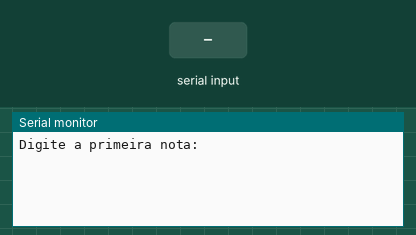
A sketch run on a simulated Arduino Uno, built with avr-gcc and run on an emulated ATmega328P. On the bench: the last lines printed to the serial monitor. The inputs (shaded band) are chosen by the test bench.

Above: at 1.2 s.
1.3 s: "90,45,200\n" received over Serial
At 2.0 s:
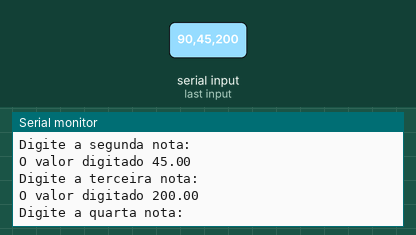
2.8 s: "30,150,10\n" received over Serial
At 3.2 s:
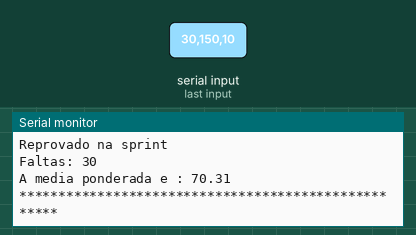
Timing chart, 0 to 5.8 s (numbered marks = the images above; inputs shaded):
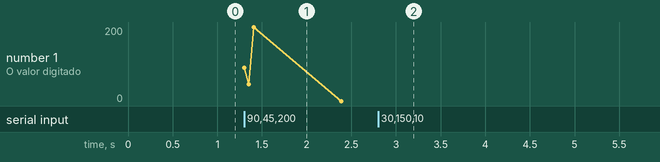

The sketch:

bulletin.ino
```cpp
void setup()
{
  Serial.begin(9600);
}

void loop()
{
  Serial.println("Digite a primeira nota: ");
  while (!Serial.available());
  float sprint1 = Serial.parseFloat();
  Serial.println("O valor digitado " + String(sprint1));

  Serial.println("Digite a segunda nota: ");
  while (!Serial.available());
  float sprint2 = Serial.parseFloat();
  Serial.println("O valor digitado " + String(sprint2));

  Serial.println("Digite a terceira nota: ");
  while (!Serial.available());
  float sprint3 = Serial.parseFloat();
  Serial.println("O valor digitado " + String(sprint3));

  Serial.println("Digite a quarta nota: ");
  while (!Serial.available());
  float sprint4 = Serial.parseFloat();
  Serial.println("O valor digitado " + String(sprint4));

  float media = (( sprint1 + sprint2 + sprint3 + sprint4)/4.0);
  Serial.println("A media das 4 sprints e : " + String (media));

  Serial.println("Digite a quantidade de faltas: ");
  while (!Serial.available());
  int faltas = Serial.parseInt();
  if (faltas > 25)
  {
	Serial.println("Reprovado na sprint");
  }
  Serial.println("Faltas: " + String(faltas));


  float peso1 = (media*0.75);
  float peso2 = (faltas*0.25);
  float mediaponderada =(peso1+peso2);
  Serial.println("A media ponderada e : " + String (mediaponderada));
  Serial.println("\n****************************************************");
  delay(10000);

}
```

Measured:
- after the input at 1.3 s, the serial monitor: prints a new line at once (image 1)
- after the input at 2.8 s, the serial monitor: prints a new line at once (image 2)
